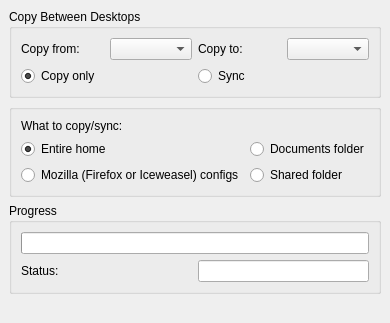
     <widget class="QWidget" name="copyTab">
      <attribute name="icon">
       <iconset resource="images.qrc">
        <normaloff>:/icons/edit-copy.png</normaloff>:/icons/edit-copy.png</iconset>
      </attribute>
      <attribute name="title">
       <string>Copy/Sync</string>
      </attribute>
      <layout class="QVBoxLayout">
       <property name="spacing">
        <number>6</number>
       </property>
       <property name="leftMargin">
        <number>9</number>
       </property>
       <property name="topMargin">
        <number>9</number>
       </property>
       <property name="rightMargin">
        <number>9</number>
       </property>
       <property name="bottomMargin">
        <number>9</number>
       </property>
       <item>
        <widget class="QGroupBox" name="copyDesktopsGroupBox">
         <property name="sizePolicy">
          <sizepolicy hsizetype="MinimumExpanding" vsizetype="Minimum">
           <horstretch>0</horstretch>
           <verstretch>0</verstretch>
          </sizepolicy>
         </property>
         <property name="title">
          <string>Copy Between Desktops</string>
         </property>
         <layout class="QGridLayout">
          <property name="leftMargin">
           <number>9</number>
          </property>
          <property name="topMargin">
           <number>9</number>
          </property>
          <property name="rightMargin">
           <number>9</number>
          </property>
          <property name="bottomMargin">
           <number>9</number>
          </property>
          <property name="spacing">
           <number>6</number>
          </property>
          <item row="0" column="1">
           <widget class="QComboBox" name="fromUserComboBox">
            <property name="sizePolicy">
             <sizepolicy hsizetype="MinimumExpanding" vsizetype="Minimum">
              <horstretch>0</horstretch>
              <verstretch>0</verstretch>
             </sizepolicy>
            </property>
            <property name="toolTip">
             <string>Select desktop to copy from</string>
            </property>
           </widget>
          </item>
          <item row="1" column="0">
           <widget class="QRadioButton" name="copyRadioButton">
            <property name="sizePolicy">
             <sizepolicy hsizetype="MinimumExpanding" vsizetype="Minimum">
              <horstretch>0</horstretch>
              <verstretch>0</verstretch>
             </sizepolicy>
            </property>
            <property name="toolTip">
             <string>Select to only copy files</string>
            </property>
            <property name="text">
             <string>Copy only</string>
            </property>
            <property name="checked">
             <bool>true</bool>
            </property>
           </widget>
          </item>
          <item row="0" column="3">
           <widget class="QComboBox" name="toUserComboBox">
            <property name="sizePolicy">
             <sizepolicy hsizetype="MinimumExpanding" vsizetype="Minimum">
              <horstretch>0</horstretch>
              <verstretch>0</verstretch>
             </sizepolicy>
            </property>
            <property name="toolTip">
             <string>Select desktop to copy to</string>
            </property>
           </widget>
          </item>
          <item row="0" column="2">
           <widget class="QLabel" name="copyToLabel">
            <property name="sizePolicy">
             <sizepolicy hsizetype="MinimumExpanding" vsizetype="Minimum">
              <horstretch>0</horstretch>
              <verstretch>0</verstretch>
             </sizepolicy>
            </property>
            <property name="toolTip">
             <string>Select desktop to copy to</string>
            </property>
            <property name="frameShape">
             <enum>QFrame::NoFrame</enum>
            </property>
            <property name="frameShadow">
             <enum>QFrame::Plain</enum>
            </property>
            <property name="text">
             <string>Copy to:</string>
            </property>
           </widget>
          </item>
          <item row="0" column="0">
           <widget class="QLabel" name="copyFromLabel">
            <property name="sizePolicy">
             <sizepolicy hsizetype="MinimumExpanding" vsizetype="Minimum">
              <horstretch>0</horstretch>
              <verstretch>0</verstretch>
             </sizepolicy>
            </property>
            <property name="toolTip">
             <string>Select desktop to copy from</string>
            </property>
            <property name="frameShape">
             <enum>QFrame::NoFrame</enum>
            </property>
            <property name="frameShadow">
             <enum>QFrame::Plain</enum>
            </property>
            <property name="text">
             <string>Copy from:</string>
            </property>
           </widget>
          </item>
          <item row="1" column="2">
           <widget class="QRadioButton" name="syncRadioButton">
            <property name="sizePolicy">
             <sizepolicy hsizetype="MinimumExpanding" vsizetype="Minimum">
              <horstretch>0</horstretch>
              <verstretch>0</verstretch>
             </sizepolicy>
            </property>
            <property name="toolTip">
             <string>Select to copy and then delete differences</string>
            </property>
            <property name="text">
             <string>Sync</string>
            </property>
            <property name="checked">
             <bool>false</bool>
            </property>
           </widget>
          </item>
         </layout>
        </widget>
       </item>
       <item>
        <widget class="QGroupBox" name="whatGroupBox">
         <property name="sizePolicy">
          <sizepolicy hsizetype="MinimumExpanding" vsizetype="Minimum">
           <horstretch>0</horstretch>
           <verstretch>0</verstretch>
          </sizepolicy>
         </property>
         <property name="title">
          <string/>
         </property>
         <layout class="QGridLayout">
          <property name="leftMargin">
           <number>9</number>
          </property>
          <property name="topMargin">
           <number>9</number>
          </property>
          <property name="rightMargin">
           <number>9</number>
          </property>
          <property name="bottomMargin">
           <number>9</number>
          </property>
          <property name="spacing">
           <number>6</number>
          </property>
          <item row="3" column="1">
           <widget class="QRadioButton" name="sharedRadioButton">
            <property name="sizePolicy">
             <sizepolicy hsizetype="MinimumExpanding" vsizetype="Minimum">
              <horstretch>0</horstretch>
              <verstretch>0</verstretch>
             </sizepolicy>
            </property>
            <property name="toolTip">
             <string>Select to copy/sync Shared</string>
            </property>
            <property name="text">
             <string>Shared folder</string>
            </property>
           </widget>
          </item>
          <item row="1" column="0">
           <widget class="QRadioButton" name="entireRadioButton">
            <property name="sizePolicy">
             <sizepolicy hsizetype="MinimumExpanding" vsizetype="Minimum">
              <horstretch>0</horstretch>
              <verstretch>0</verstretch>
             </sizepolicy>
            </property>
            <property name="toolTip">
             <string>Select to copy/sync entire home</string>
            </property>
            <property name="text">
             <string>Entire home</string>
            </property>
            <property name="checked">
             <bool>true</bool>
            </property>
           </widget>
          </item>
          <item row="3" column="0">
           <widget class="QRadioButton" name="mozillaRadioButton">
            <property name="sizePolicy">
             <sizepolicy hsizetype="MinimumExpanding" vsizetype="Minimum">
              <horstretch>0</horstretch>
              <verstretch>0</verstretch>
             </sizepolicy>
            </property>
            <property name="toolTip">
             <string>Select to copy/sync the browser configuration</string>
            </property>
            <property name="text">
             <string>Mozilla (Firefox or Iceweasel) configs</string>
            </property>
           </widget>
          </item>
          <item row="1" column="1">
           <widget class="QRadioButton" name="docsRadioButton">
            <property name="sizePolicy">
             <sizepolicy hsizetype="MinimumExpanding" vsizetype="Minimum">
              <horstretch>0</horstretch>
              <verstretch>0</verstretch>
             </sizepolicy>
            </property>
            <property name="toolTip">
             <string>Select to copy/sync Documents</string>
            </property>
            <property name="text">
             <string>Documents folder</string>
            </property>
           </widget>
          </item>
          <item row="0" column="0">
           <widget class="QLabel" name="label_2">
            <property name="text">
             <string>What to copy/sync:</string>
            </property>
           </widget>
          </item>
         </layout>
        </widget>
       </item>
       <item>
        <widget class="QGroupBox" name="syncProgressGroupBox">
         <property name="sizePolicy">
          <sizepolicy hsizetype="MinimumExpanding" vsizetype="Minimum">
           <horstretch>0</horstretch>
           <verstretch>0</verstretch>
          </sizepolicy>
         </property>
         <property name="title">
          <string>Progress</string>
         </property>
         <layout class="QGridLayout">
          <property name="leftMargin">
           <number>9</number>
          </property>
          <property name="topMargin">
           <number>9</number>
          </property>
          <property name="rightMargin">
           <number>9</number>
          </property>
          <property name="bottomMargin">
           <number>9</number>
          </property>
          <property name="spacing">
           <number>6</number>
          </property>
          <item row="1" column="1">
           <widget class="QLineEdit" name="syncStatusEdit">
            <property name="sizePolicy">
             <sizepolicy hsizetype="MinimumExpanding" vsizetype="Minimum">
              <horstretch>0</horstretch>
              <verstretch>0</verstretch>
             </sizepolicy>
            </property>
            <property name="acceptDrops">
             <bool>false</bool>
            </property>
            <property name="toolTip">
             <string>Status of the changes</string>
            </property>
            <property name="readOnly">
             <bool>true</bool>
            </property>
           </widget>
          </item>
          <item row="1" column="0">
           <widget class="QLabel" name="syncStatusLabel">
            <property name="sizePolicy">
             <sizepolicy hsizetype="MinimumExpanding" vsizetype="Minimum">
              <horstretch>0</horstretch>
              <verstretch>0</verstretch>
             </sizepolicy>
            </property>
            <property name="toolTip">
             <string>Status of the changes</string>
            </property>
            <property name="text">
             <string>Status:</string>
            </property>
            <property name="wordWrap">
             <bool>false</bool>
            </property>
           </widget>
          </item>
          <item row="0" column="0" colspan="2">
           <widget class="QProgressBar" name="syncProgressBar">
            <property name="sizePolicy">
             <sizepolicy hsizetype="MinimumExpanding" vsizetype="Minimum">
              <horstretch>0</horstretch>
              <verstretch>0</verstretch>
             </sizepolicy>
            </property>
            <property name="toolTip">
             <string>Progress of the changes</string>
            </property>
            <property name="value">
             <number>0</number>
            </property>
            <property name="textVisible">
             <bool>false</bool>
            </property>
            <property name="orientation">
             <enum>Qt::Horizontal</enum>
            </property>
           </widget>
          </item>
         </layout>
        </widget>
       </item>
       <item>
        <spacer>
         <property name="orientation">
          <enum>Qt::Vertical</enum>
         </property>
         <property name="sizeHint" stdset="0">
          <size>
           <width>20</width>
           <height>20</height>
          </size>
         </property>
        </spacer>
       </item>
      </layout>
     </widget>
